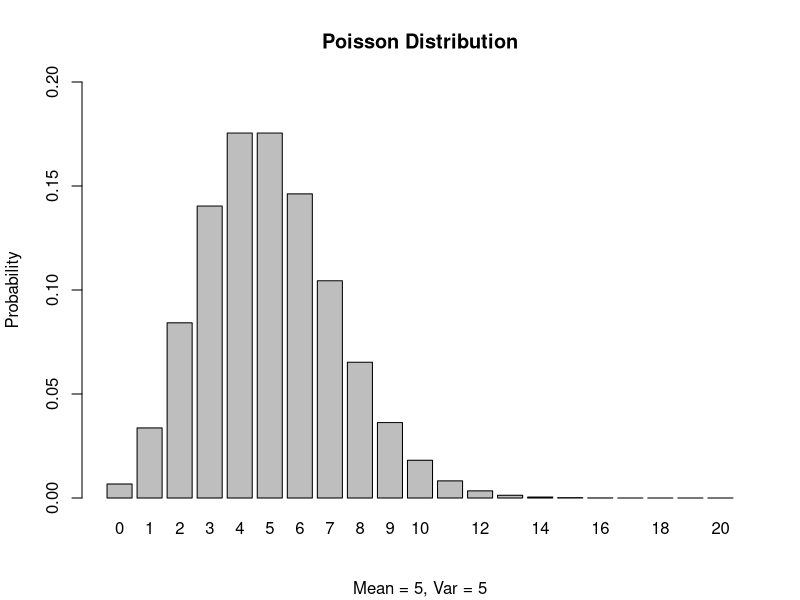
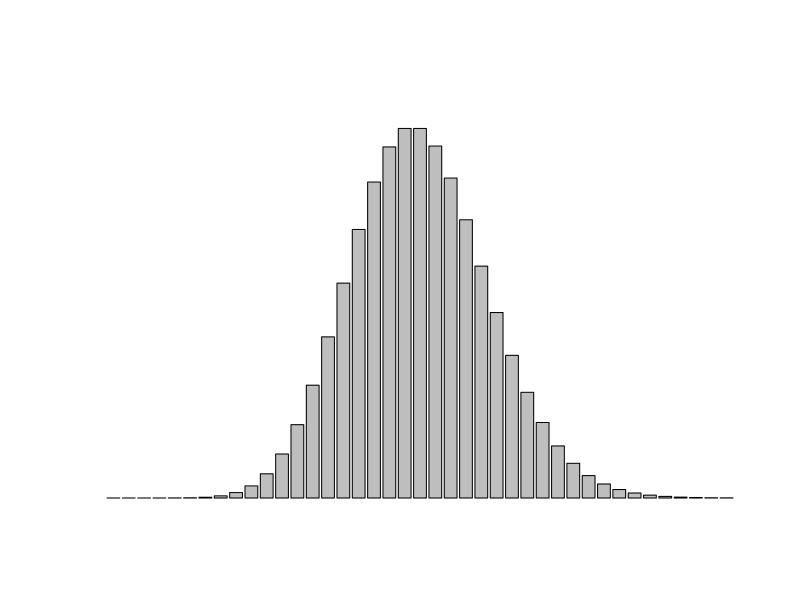

Here is the R script that generated these plots, in order: (Note: this script raises an error after producing the figures.)
library(tidyverse)
#Statistics Problem Sheet 4

#Problem 1

pexp(3, rate = 0.2, lower.tail = F) #a

pexp(4, rate = 0.25) #b

pexp(2, rate = 0.2) + pexp(2, rate = 0.25) #c

#Problem 2

pnorm(100, mean = 125, sd = 24) #a

pnorm(140, mean = 125, sd = 24, lower.tail = F) #b

pnorm(130, mean = 125, sd = 24) - pnorm(110, mean = 125, sd = 24) #c

pnorm(200, mean = 125, sd = 24, lower.tail = F) #d

#Problem 3

#Poisson with lambda = 5
poisson5 <- dpois(0:20, 5)
barplot(poisson5, 
        names.arg = 0:20,
        ylim = 0:1/5,
        main = 'Poisson Distribution',
        sub = 'Mean = 5, Var = 5',
        #xlab = 'Number',
        ylab = 'Probability',)

#Poisson with lambda = 20
poisson20 <- dpois(0:40, 20)
barplot(poisson20,
        names.arg = 0:80,
        ylim = 0:1/10,
        main = 'Poisson Distribution',
        sub = 'Mean = 20, Var = 20',
        #xlab = 'Number',
        ylab = 'Probability',)

#Poisson with lambda = 80
poisson80 <- dpois(0:160, 80)
barplot(poisson80,
        names.arg = 0:160,
        ylim = 0:1/20,
        main = 'Poisson Distribution',
        sub = 'Mean = 80, Var = 80',
        #xlab = 'Number',
        ylab = 'Probability',)

#Problem 3 (with ggplot2)

ggplot(transform(data.frame(x=c(0:20)), y=poisson5), aes(x, y)) + 
  geom_bar(stat="identity", fill = "#FF6666") +
  ggtitle("Poisson with λ = 5") +
  xlab("Number") + ylab("Probability") +
  xlim(-4, 16)

ggplot(transform(data.frame(x=c(0:40)), y=poisson20), aes(x, y)) + 
  geom_bar(stat="identity", fill = "#FF6666") +
  ggtitle("Poisson with λ = 20") +
  xlab("Number") + ylab("Probability")

ggplot(transform(data.frame(x=c(0:160)), y=poisson80), aes(x, y)) + 
  geom_bar(stat="identity", fill = "#FF6666") +
  ggtitle("Poisson with λ = 80") +
  xlab("Number") + ylab("Probability") + 
  xlim(40,120)


